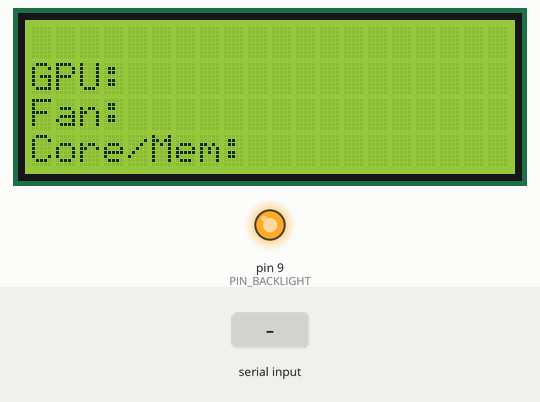
This sketch was run on a simulated Arduino Uno, built with avr-gcc and run on an emulated ATmega328P. Shown: 20×4 character LCD, output pins drawn as LEDs (lit = HIGH). The inputs (shaded band) are chosen by the test bench. Pins used as bus, display or sensor lines are not drawn.

Above: at 1.2 s.
1.3 s: "|" received over Serial
At 2.3 s:
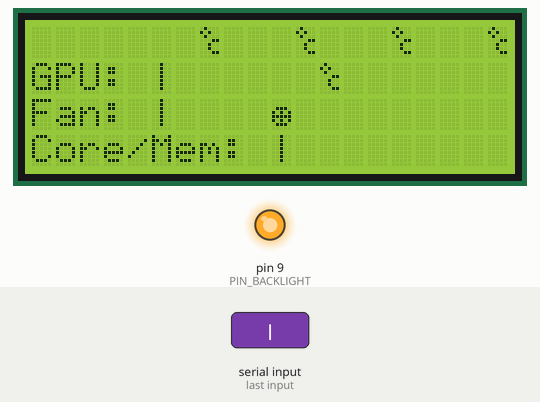
2.8 s: "|" received over Serial
At 13.4 s:
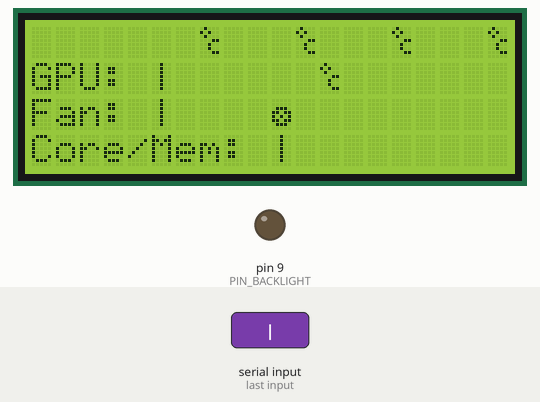
Timing chart, 0 to 14.3 s (numbered marks = the images above; inputs shaded):
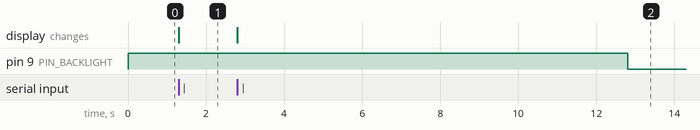

Measured:
- after the input at 1.3 s, the display: changes at once (image 1)
- after the input at 2.8 s, pin 9 (PIN_BACKLIGHT): HIGH → LOW after 10.0 s instead of 8.5 s; the display: changes at once (image 2)

The sketch:

ArduinoPCMonitor.ino
```cpp
#include <LiquidCrystal.h>

/* LCD settings */
#define CONTRAST  23
#define BACKLIGHT 28836

/* LCD pins */
#define PIN_CONTRAST  6
#define PIN_BACKLIGHT 9

#define PIN_RW 8
#define PIN_EN 7
#define PIN_D4 5
#define PIN_D5 4
#define PIN_D6 3
#define PIN_D7 2

/* Time until backlight is turned off if no update is received */
#define SCREEN_OFF_DELAY  10000

LiquidCrystal lcd(PIN_RW, PIN_EN, PIN_D4, PIN_D5, PIN_D6, PIN_D7);

String inputString = "";            // String for buffering the message
boolean stringComplete = false;     // Indicates if the string is complete
int curFanChar = 0;                 // Current character of fan animation
unsigned long previousUpdate = 0;   // Long to keep the time since last received message
boolean screenOn = true;            // Indicates if the backlight is on or not

byte fanChar1[8] = {
  0b00000,
  0b00000,
  0b01110,
  0b10101,
  0b11111,
  0b10101,
  0b01110,
  0b00000
};

byte fanChar2[8] = {
  0b00000,
  0b00000,
  0b01110,
  0b11011,
  0b10101,
  0b11011,
  0b01110,
  0b00000
};

byte celsius[8] = {
  0b01000,
  0b10100,
  0b01000,
  0b00011,
  0b00100,
  0b00100,
  0b00011,
  0b00000
};

void printInitialLCDStuff() {
  lcd.setCursor(0, 1);
  lcd.print("GPU:");
  lcd.setCursor(0, 2);
  lcd.print("Fan:");
  lcd.setCursor(0, 3);
  lcd.print("Core/Mem:");
}

void serialEvent() {
  while (Serial.available()) {
    char inChar = (char)Serial.read();
    inputString += inChar;
    if (inChar == '|') {
      stringComplete = true;
    }
  }
}

void setup() {
  // Setup contrast and backlight
  analogWrite(PIN_CONTRAST, CONTRAST);
  analogWrite(PIN_BACKLIGHT, BACKLIGHT);

  // Setup LCD
  lcd.begin(20, 4);
  printInitialLCDStuff();

  // Setup serial
  Serial.begin(9600);
  inputString.reserve(200);

  // Create the custom characters
  lcd.createChar(0, fanChar1);
  lcd.createChar(1, fanChar2);
  lcd.createChar(2, celsius);
}

void loop() {
  serialEvent();
  if (stringComplete) {
    if (!screenOn) {
      // Turn on the backlight since we are updating the screen
      analogWrite(PIN_BACKLIGHT, BACKLIGHT);
      screenOn = true;
    }

    // CPU
    int cpuStringStart = inputString.indexOf("C");
    int cpuStringLimit = inputString.indexOf("|");
    String cpuString = inputString.substring(cpuStringStart + 1, cpuStringLimit);
    lcd.setCursor(0, 0);
    lcd.print(cpuString);

    // GPU 1
    int gpu1StringStart = inputString.indexOf("G", cpuStringLimit);
    int gpu1StringLimit = inputString.indexOf("|", gpu1StringStart);
    String gpu1String = inputString.substring(gpu1StringStart + 1, gpu1StringLimit);
    lcd.setCursor(5, 1);
    lcd.print(gpu1String);

    // GPU 2
    int gpu2StringStart = inputString.indexOf("F", gpu1StringLimit);
    int gpu2StringLimit = inputString.indexOf("|", gpu2StringStart);
    String gpu2String = inputString.substring(gpu2StringStart + 1, gpu2StringLimit);
    lcd.setCursor(5, 2);
    lcd.print(gpu2String);

    // GPU 3
    int gpu3StringStart = inputString.indexOf("g", gpu2StringLimit);
    int gpu3StringLimit = inputString.indexOf("|", gpu3StringStart);
    String gpu3String = inputString.substring(gpu3StringStart + 1, gpu3StringLimit);
    lcd.setCursor(10, 3);
    lcd.print(gpu3String);

    // Print fan animation
    lcd.setCursor(10, 2);
    lcd.write((uint8_t)curFanChar);
    curFanChar = !curFanChar;

    // Print celsius symbol in the appropriate positions
    lcd.setCursor(12, 1);
    lcd.write((uint8_t)2);

    // CPU core temps celsius symbols
    lcd.setCursor(7, 0);
    lcd.write((uint8_t)2);
    lcd.setCursor(11, 0);
    lcd.write((uint8_t)2);
    lcd.setCursor(15, 0);
    lcd.write((uint8_t)2);
    lcd.setCursor(19, 0);
    lcd.write((uint8_t)2);

    inputString = "";
    stringComplete = false;
    previousUpdate = millis();
  } else {
    // Check if we should turn off the backlight
    if (millis() > previousUpdate + SCREEN_OFF_DELAY && screenOn) {
      // Turn off the backlight
      screenOn = false;
      analogWrite(PIN_BACKLIGHT, LOW);
    }
  }
}
```
